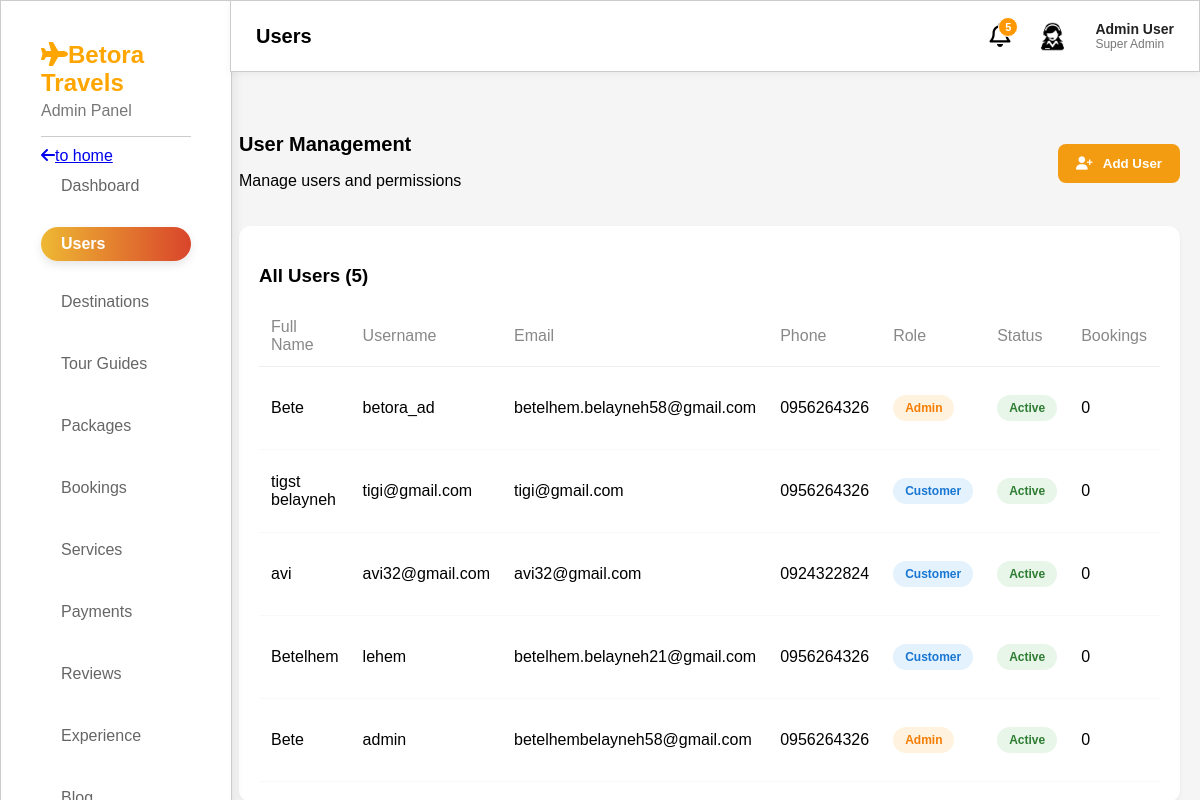
Screenshot of /admin/users.php?msg=reset_success with the database file from the repository.
### tables this page shows
CREATE TABLE `users` (
  `id` int(11) NOT NULL,
  `fullname` varchar(100) DEFAULT NULL,
  `username` varchar(50) NOT NULL,
  `email` varchar(100) DEFAULT NULL,
  `password` varchar(255) DEFAULT NULL,
  `phone` varchar(20) DEFAULT NULL,
  `role` enum('admin','customer') DEFAULT 'customer',
  `created_at` timestamp NOT NULL DEFAULT current_timestamp(),
  `status` enum('active','suspended') DEFAULT 'active'
);

### admin/users.php (the view, shortened to what this page needs)
<?php
$conn = new mysqli("localhost", "root","","travel_db");
$query = "
SELECT
    u.*,
    COUNT(b.id) AS bookings_count,
    COALESCE(SUM(b.total_price),0) AS total_spent
FROM users u
LEFT JOIN bookings b ON u.id = b.user_id
GROUP BY u.id
ORDER BY u.id DESC
";
$result = $conn->query($query);
$user_count = $result->num_rows;
?>
<!DOCTYPE html>
<html>
<head>
    <link rel="stylesheet" href="users.css">
    <link rel="stylesheet" href="style.css">
    <link rel="stylesheet" href="//cdn.datatables.net/2.3.8/css/dataTables.dataTables.min.css">
    <?php include "layout.php"; ?>
</head>
<body>
<div class="user-management-container">
    <div class="page-header">
        <div>
            <h1>User Management</h1>
            <p>Manage users and permissions</p>
        </div>
        <button class="btn-add-user" onclick="openAddModal()">
            <i class="fa-solid fa-user-plus"></i> Add User
        </button>
    </div>
    <div class="table-card">
        <h3>All Users (<?php echo $user_count; ?>)</h3>
        <div class="table-scroll">
            <table id="usersTable" class="display" style="width:100%">
                <thead>
                    <tr>
                        <th>Full Name</th>
                        <th>Username</th>
                        <th>Email</th>
                        <th>Phone</th>
                        <th>Role</th>
                        <th>Status</th>
                        <th>Bookings</th>
                    </tr>
                </thead>
                <tbody>
                    <?php while($row = $result->fetch_assoc()): ?>
                    <tr>
                        <td><?php echo htmlspecialchars($row['fullname']); ?></td>
                        <td><?php echo htmlspecialchars($row['username']); ?></td>
                        <td><?php echo htmlspecialchars($row['email']); ?></td>
                        <td><?php echo htmlspecialchars($row['phone'] ?? ''); ?></td>
                        <td>
                            <span class="role-badge role-<?php echo strtolower($row['role']); ?>">
                                <?php echo ucfirst($row['role']); ?>
                            </span>
                        </td>
                        <td>
                            <span class="status-badge status-<?php echo strtolower($row['status'] ?? 'active'); ?>">
                                <?php echo ucfirst($row['status'] ?? 'active'); ?>
                            </span>
                        </td>
                        <td><?php echo $row['bookings_count']; ?></td>
                    </tr>
                    <?php endwhile; ?>
                </tbody>
            </table>
        </div>
    </div>
</div>
</body>
</html>

### admin/users.css (style rules this page uses)
.page-header { display: flex; justify-content: space-between; align-items: center; margin-bottom: 20px; }
.btn-add-user { background-color: #ff9800; color: white; padding: 10px 20px; border-radius: 8px; text-decoration: none; font-weight: bold; display: flex; align-items: center; gap: 10px; }
.table-card { background: white; border-radius: 12px; padding: 20px; box-shadow: 0 2px 4px rgba(0,0,0,0.05); }
table { width: 100%; border-collapse: collapse; }
th { text-align: left; color: #888; font-weight: 500; padding: 12px; border-bottom: 1px solid #eee; }
td { padding: 15px 12px; border-bottom: 1px solid #f9f9f9; }
.btn-add-user { background:#f39c12; color:white; border:none; padding:12px 18px; border-radius:8px; cursor:pointer; }
.role-badge { padding:6px 12px; border-radius:20px; font-size:12px; font-weight:bold; }
.table-scroll { overflow-x:auto; }

### admin/style.css (style rules this page uses)
body { margin:0; font-family:Arial; background:#f5f5f5; }
h1 { font-size: 20px; }
.table-scroll { overflow-x:auto; }
.role-badge, .status-badge { padding:6px 12px; border-radius:20px; font-size:12px; font-weight:600; display:inline-block; }
.role-admin { background:#fff3e0; color:#f57c00; }
.role-customer { background:#e3f2fd; color:#1976d2; }
.status-active { background:#e8f5e9; color:#2e7d32; }
.user-management-container { margin-left: 239px; margin-right: 20px; margin-top: 120px; }

### rows the page displays
users: fullname "Bete", username "betora_ad", email "betelhem.belayneh58@gmail.com", phone "0956264326", role "Admin", status "Active", bookings_count "0"
users: fullname "tigst belayneh", username "tigi@gmail.com", email "tigi@gmail.com", phone "0956264326", role "Customer", status "Active", bookings_count "0"
users: fullname "avi", username "avi32@gmail.com", email "avi32@gmail.com", phone "0924322824", role "Customer", status "Active", bookings_count "0"
users: fullname "Betelhem", username "lehem", email "betelhem.belayneh21@gmail.com", phone "0956264326", role "Customer", status "Active", bookings_count "0"
users: fullname "Bete", username "admin", email "betelhembelayneh58@gmail.com", phone "0956264326", role "Admin", status "Active", bookings_count "0"

### other values shown
$pageTitle "Users"
$user_count "5"
